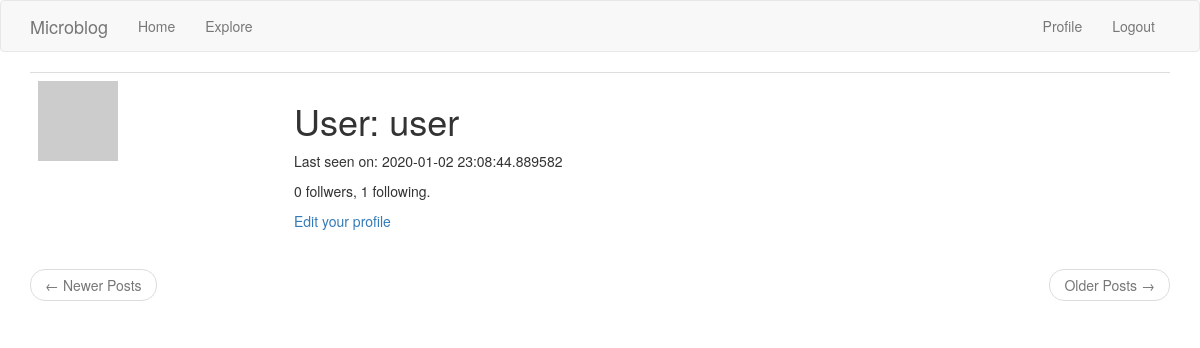
The page /user/user (signed in) on the database as committed earlier.
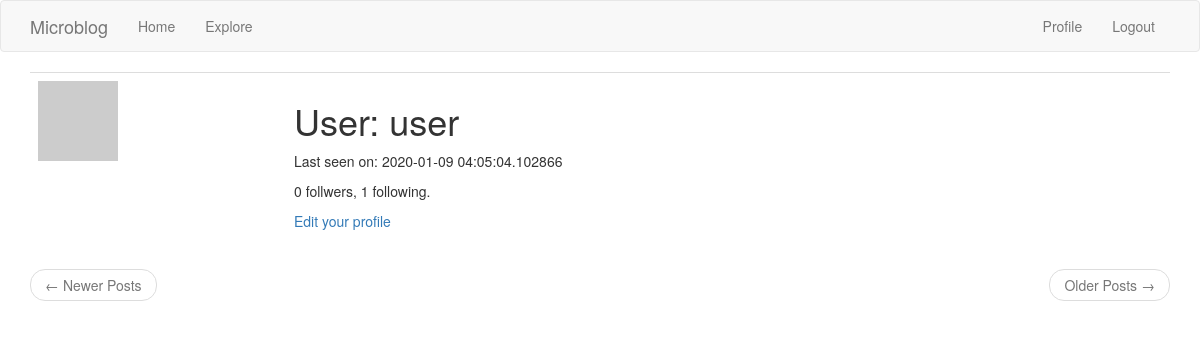
The same page on the database as committed later.
### app/models.py (models this page shows, shortened)
class User(UserMixin, db.Model):
    id = db.Column(db.Integer, primary_key=True)
    username = db.Column(db.String(64), index=True, unique=True)
    email = db.Column(db.String(120), index=True, unique=True)
    password_hash = db.Column(db.String(128))
    about_me = db.Column(db.String(140))
    last_seen = db.Column(db.DateTime, default=datetime.utcnow)
    posts = db.relationship('Post', backref='author', lazy='dynamic')
    followed = db.relationship('User',
        secondary=followers,    # configures the association table that is used
        primaryjoin=(followers.c.follower_id == id),    # indicates the condition that links this to association table
        secondaryjoin=(followers.c.followed_id == id),  # indicates the condition that links other to association table
        backref=db.backref('followers', lazy='dynamic'),    # defines how the relationship will be accessed from this
        lazy='dynamic')
    def avatar(self, size):
        digest = md5(self.email.lower().encode('utf-8')).hexdigest()
        return 'https://www.gravatar.com/avatar/{}?d=identicon&s={}'.format(digest, size)

### app/routes.py (the view)
@application.route('/user/<username>')
@login_required
def user(username):
    user = User.query.filter_by(username=username).first_or_404()
    page = request.args.get('page', 1, type=int)
    posts = user.posts.order_by(Post.timestamp.desc()).paginate(
        page, application.config['POSTS_PER_PAGE'], False)
    next_url = url_for('user', username=user.username, page=posts.next_num) if posts.has_next else None
    prev_url = url_for('user', username=user.username, page=posts.prev_num) if posts.has_prev else None
    return render_template('user.html', user=user, posts=posts.items, next_url=next_url, prev_url=prev_url)

### app/models.py (called while the page is built)
@login.user_loader
def load_user(id):
    return User.query.get(int(id))

### app/routes.py (called while the page is built)
@application.before_request     # to be executed right before the view function
def before_request():
    if current_user.is_authenticated:
        current_user.last_seen = datetime.utcnow()  # current_user identified from loader in models.py
        db.session.commit()

### app/templates/user.html (shortened to what this page needs)
{% extends "base.html" %}
{% block app_content %}
    <table class="table table-hover">
        <tr>
            <td width="256px"><img src="{{ user.avatar(256) }}" alt="Profile Avatar"></td>
            <td>
                <h1>User: {{ user.username }}</h1>
                {% if user.last_seen %}<p>Last seen on: {{ user.last_seen }}</p>{% endif %}
                <p>{{ user.followers.count() }} follwers, {{ user.followed.count() }} following.</p>
                {% if user == current_user %}
                <p><a href="{{ url_for('edit_profile') }}">Edit your profile</a></p>
                {% elif not current_user.is_following(user) %}
                <p><a href="{{ url_for('follow', username=user.username) }}">Follow</a></p>
                {% else %}
                <p><a href="{{ url_for('unfollow', username=user.username) }}">Unfollow</a></p>
                {% endif %}
            </td>
        </tr>
    </table>
    <nav aria-label="...">
        <ul class="pager">
            <li class="previous{% if not prev_url %} disabled{% endif %}">
                <a href="{{ prev_url or '#' }}">
                    <span aria-hidden="true">&larr;</span> Newer Posts
                </a>
            </li>
            <li class="next{% if not next_url %} disabled{% endif %}">
                <a href="{{ next_url or '#'}}">
                    Older Posts <span aria-hidden="true">&rarr;</span>
                </a>
            </li>
        </ul>
    </nav>
{% endblock%}

### app/templates/base.html (shortened to what this page needs)
{% extends 'bootstrap/base.html' %}
{% block navbar %}
    <nav class="navbar navbar-default">
        <div class="container">
            <div class="navbar-header">
                <a class="navbar-brand" href="{{ url_for('index') }}">Microblog</a>
            </div>
            <div class="collapse navbar-collapse" id="bs-example-navbar-collapse-1">
                <ul class="nav navbar-nav">
                    <li><a href="{{ url_for('index') }}">Home</a></li>
                    <li><a href="{{ url_for('explore') }}">Explore</a></li>
                </ul>
                <ul class="nav navbar-nav navbar-right">
                    {% if current_user.is_anonymous %}
                    <li><a href="{{ url_for('login') }}">Login</a></li>
                    {% else %}
                    <li><a href="{{ url_for('user', username=current_user.username) }}">Profile</a></li>
                    <li><a href="{{ url_for('logout') }}">Logout</a></li>
                    {% endif %}
                </ul>
            </div>
        </div>
    </nav>
{% endblock %}
{% block content %}
    <div class="container">
        {% block app_content%}
        {% endblock %}
    </div>
{% endblock %}

Rows that differ between the two databases and show on the page:
changed User "user": last_seen "2020-01-02 23:08:44.889582" → "2020-01-09 04:05:04.102866"
